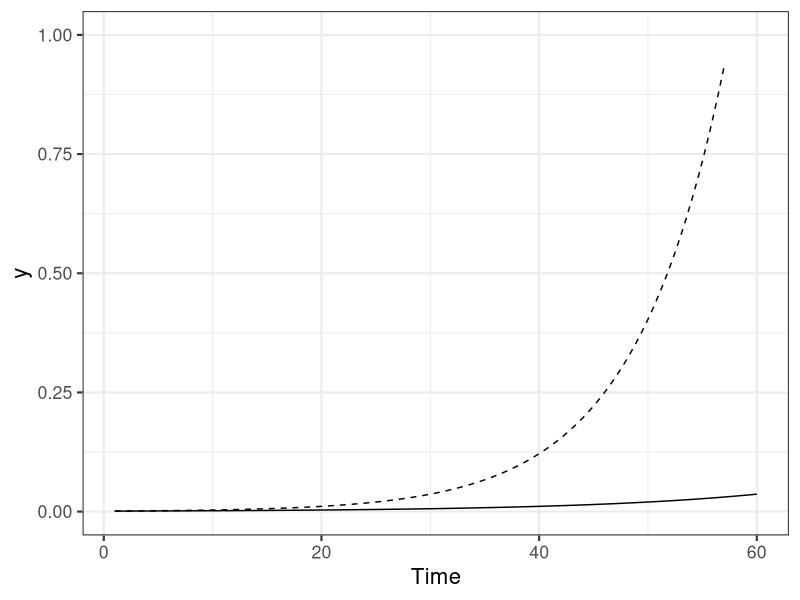
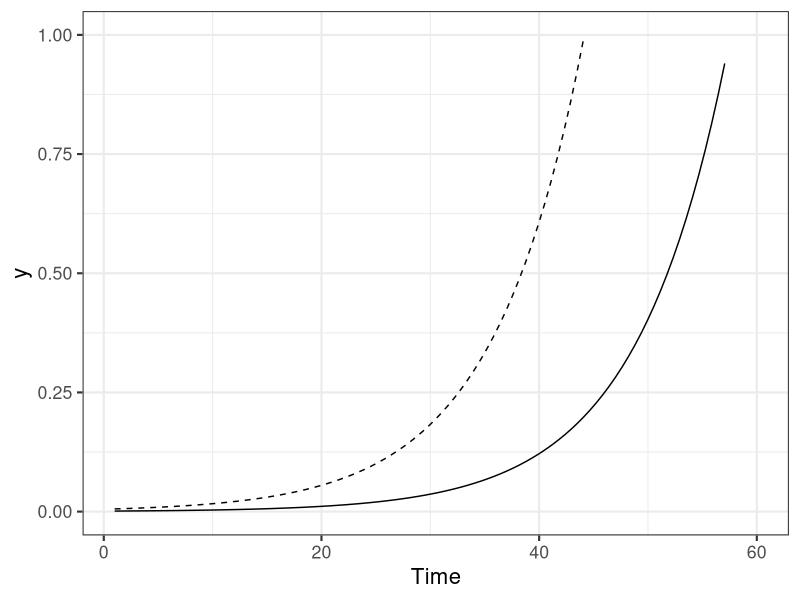
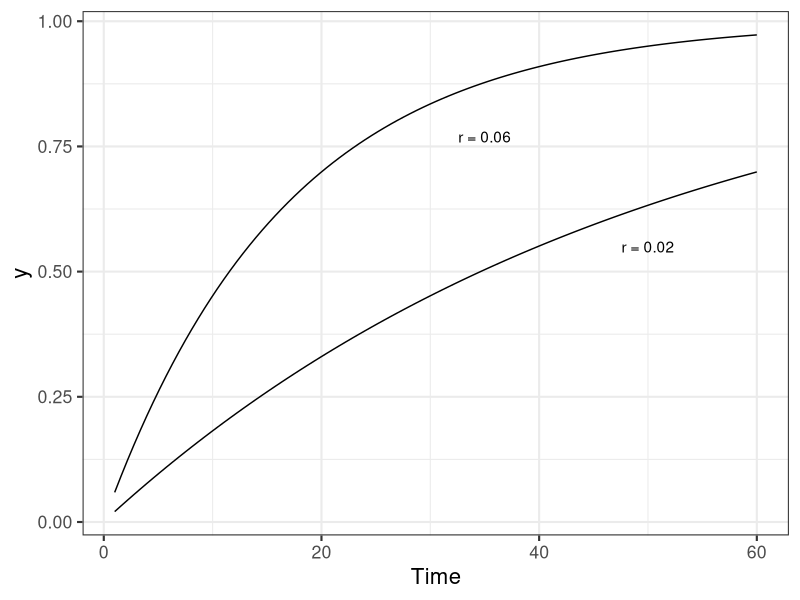
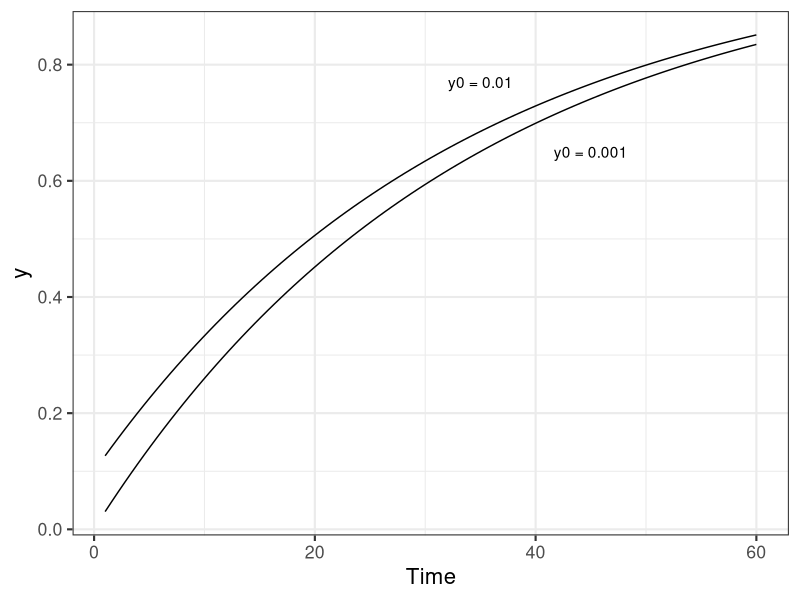
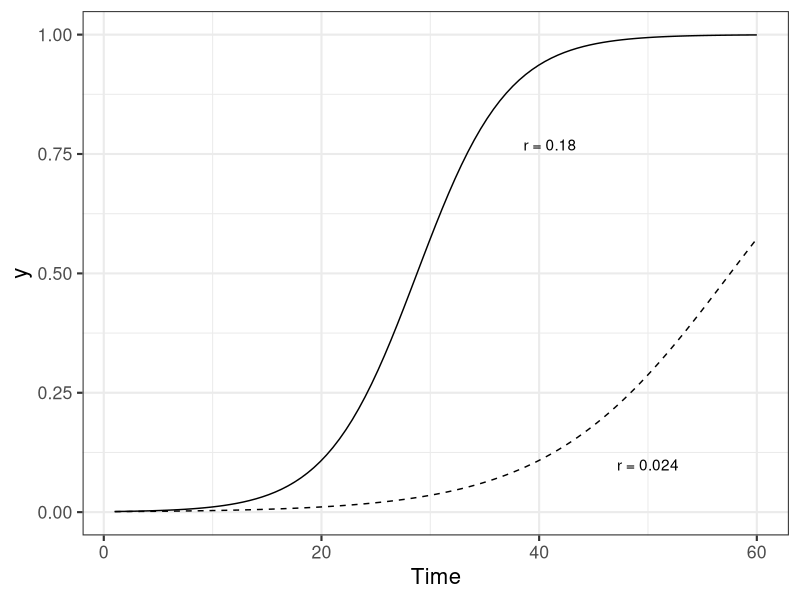
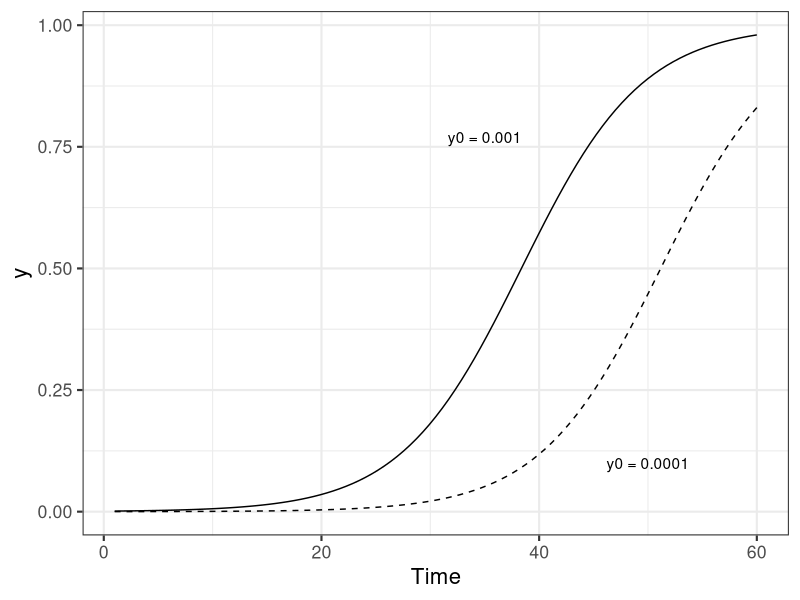
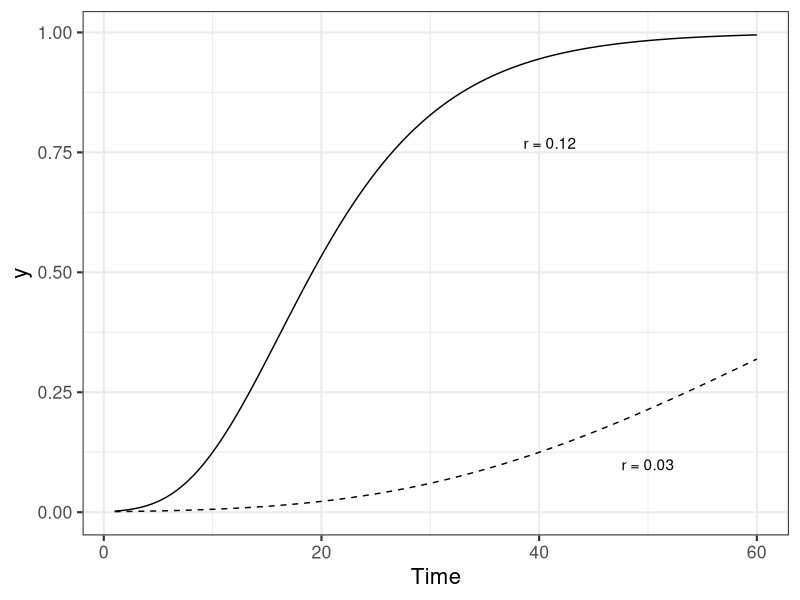
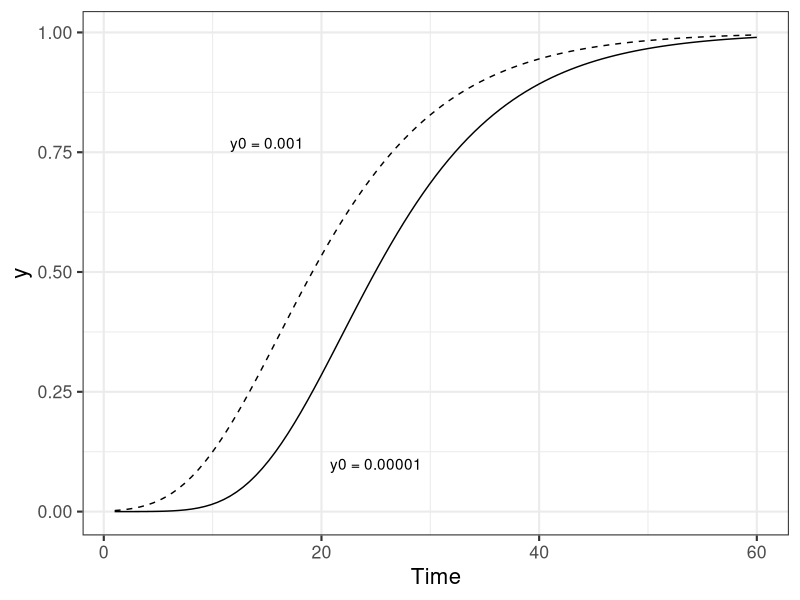

Source code (R) for these figures, in order:
## ---- chunk 1
#| warning: false
#| message: false

library(tidyverse) # essential packages 
theme_set(theme_bw(base_size = 16)) # set global theme
## ---- chunk 2
y0 <- 0.001 
r <- 0.06 
tmax <- 60 # maximum duration t of the epidemics
dat <- data.frame(t = seq(1:tmax), y = seq(0:1)) # define the axes
## ---- chunk 3
#| warning: false
#| label: fig-exp1
#| fig-cap: "Exponential curves with two rates of infection (0.06 and 0.12) and the same initial inoculum (0.001) " 

dat |>
  ggplot(aes(t, y)) +
  stat_function(fun = function(t) y0 * exp(r * t), linetype = 1) +
  stat_function(fun = function(t) y0 * exp(r * 2 * t), linetype = 2) +
  ylim(0, 1) +
  labs(x = "Time")

## ---- chunk 4
#| warning: false
#| label: fig-exp2
#| fig-cap: "Exponential curves with the same rate of infection (0.12) and single and five times the initial inoculum (0.001)" 
dat |>
  ggplot(aes(t, y)) +
  stat_function(fun = function(t) y0 * exp(r * 2 * t), linetype = 1) +
  stat_function(fun = function(t) y0 * 5 * exp(r * 2 * t), linetype = 2) +
  ylim(0, 1) +
  labs(x = "Time")

## ---- chunk 5
#| warning: false
#| label: fig-mono1
#| fig-cap: "Monomolecular curves with two rates of infection (0.06 and 0.02) and the same initial inoculum (0.001) " 
dat |>
  ggplot(aes(t, y)) +
  stat_function(fun = function(t) 1 - ((1 - y0) * exp(-r * t))) +
  stat_function(fun = function(t) 1 - ((1 - y0) * exp(-(r / 3) * t))) +
  labs(x = "Time") +
  annotate(geom = "text", x = 35, y = 0.77, label = "r = 0.06") +
  annotate(geom = "text", x = 50, y = 0.55, label = "r = 0.02")
## ---- chunk 6
#| warning: false
#| label: fig-mono2
#| fig-cap: "Monomolecular curves with one rate (0.06) and the  initial inoculum increased 100 times"
dat |>
  ggplot(aes(t, y)) +
  stat_function(fun = function(t) 1 - ((1 - y0) * exp(-r / 2 * t))) +
  stat_function(fun = function(t) 1 - ((1 - (y0 * 100)) * exp(-r / 2 * t))) +
  labs(x = "Time") +
  annotate(geom = "text", x = 35, y = 0.77, label = "y0 = 0.01") +
  annotate(geom = "text", x = 45, y = 0.65, label = "y0 = 0.001")

## ---- chunk 7
#| warning: false
#| label: fig-log1
#| fig-cap: "Logistic curves with two rates of infection (0.18 and 0.024) and the same initial inoculum (0.001) "
dat |>
  ggplot(aes(t, y)) +
  stat_function(
    linetype = 2,
    fun = function(t) 1 / (1 + ((1 - y0) / y0) * exp(-r * 2 * t))
  ) +
  stat_function(fun = function(t) 1 / (1 + ((1 - y0) / y0) * exp(-r * 4 * t))) +
  labs(x = "Time") +
  annotate(geom = "text", x = 41, y = 0.77, label = "r = 0.18") +
  annotate(geom = "text", x = 50, y = 0.10, label = "r = 0.024")
## ---- chunk 8
#| warning: false
#| label: fig-log2
#| fig-cap: "Logistic curves with a single rate of infection (0.24) and two initial inoculum (0.001 and 0.0001) "
dat |>
  ggplot(aes(t, y)) +
  stat_function(
    linetype = 2,
    fun = function(t) 1 / (1 + ((1 - (y0 / 10)) / (y0 / 10)) * exp(-r * 3 * t))
  ) +
  stat_function(fun = function(t) 1 / (1 + ((1 - y0) / y0) * exp(-r * 3 * t))) +
  labs(x = "Time") +
  annotate(geom = "text", x = 35, y = 0.77, label = "y0 = 0.001") +
  annotate(geom = "text", x = 50, y = 0.10, label = "y0 = 0.0001")


## ---- chunk 9
#| warning: false
#| label: fig-gomp1
#| fig-cap: "Gompertz curves with two rates of infection (0.12 and 0.03) and the same initial inoculum (0.001)"
dat |>
  ggplot(aes(t, y)) +
  stat_function(
    linetype = 2,
    fun = function(t) exp(log(y0) * exp(-r/2 * t))
  ) +
  stat_function(fun = function(t) exp(log(y0) * exp(-r*2 * t))) +
  labs(x = "Time") +
  annotate(geom = "text", x = 41, y = 0.77, label = "r = 0.12") +
  annotate(geom = "text", x = 50, y = 0.10, label = "r = 0.03")
## ---- chunk 10
#| warning: false
#| label: fig-gomp2
#| fig-cap: "Gompertz curves with a single rate of infection (0.12) and two levels of initial inoculum (0.001 and 0.00001)"
dat |>
  ggplot(aes(t, y)) +
  stat_function(
    linetype = 2,
    fun = function(t) exp(log(y0) * exp(-r*2 * t))
  ) +
  stat_function(fun = function(t) exp(log(y0/1000) * exp(-r*2 * t))) +
  labs(x = "Time") +
  annotate(geom = "text", x = 15, y = 0.77, label = "y0 = 0.001") +
  annotate(geom = "text", x = 25, y = 0.10, label = "y0 = 0.00001")



